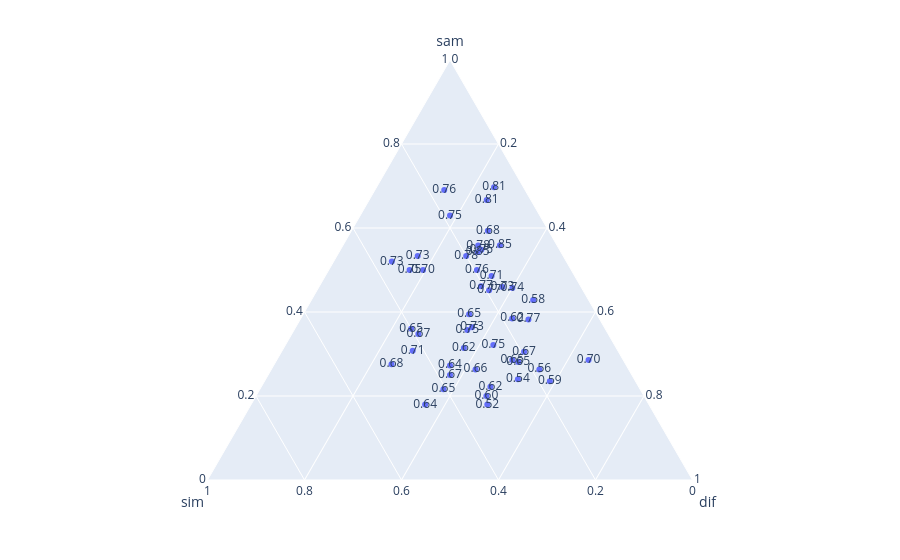

Notebook cell for this chart:
### Code cell
fig = px.scatter_ternary(intellig, a="sam", b="sim", c="dif", text=intellig["intl"].astype(str).map(lambda x: x[:4]), size_max=1)
fig.show()
